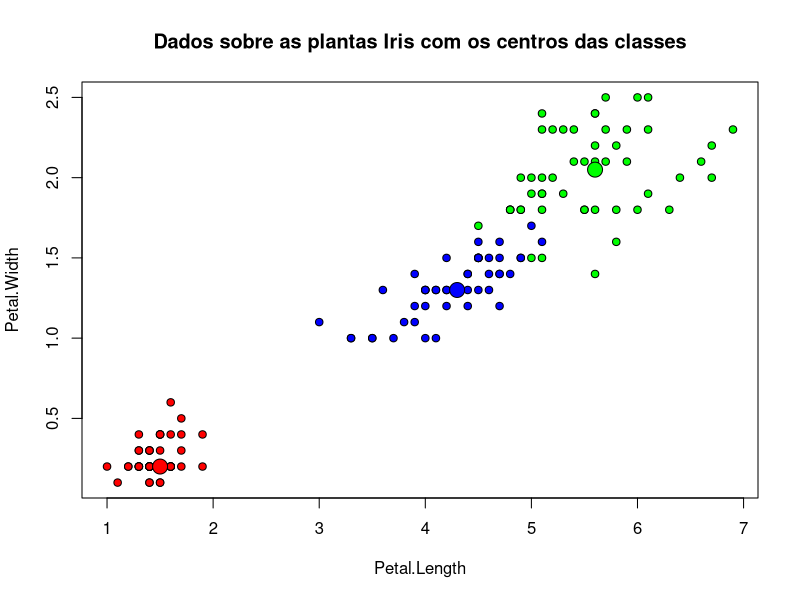
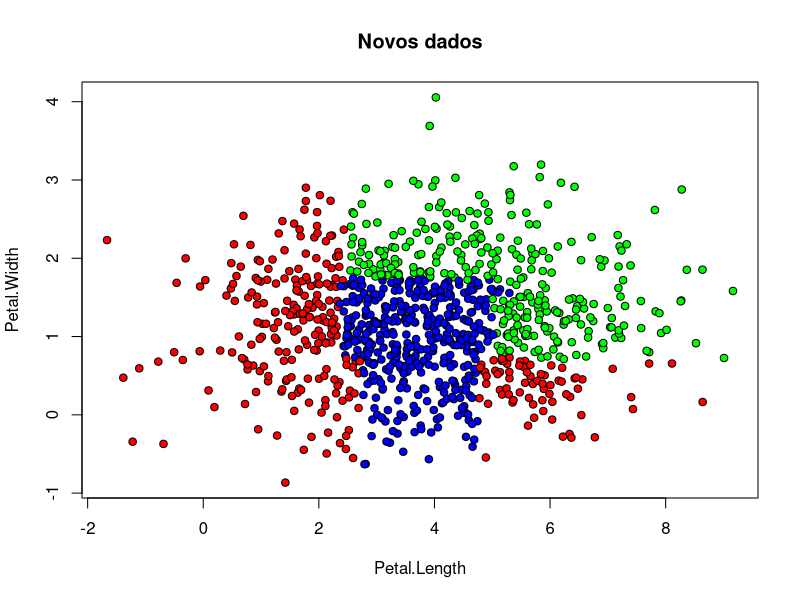

Recreate these plots in R, in order.
## ---- chunk 1
library(randomForest)
data(iris)
## ---- chunk 2
head(iris)
## ---- chunk 3
forestIris <- randomForest(Species ~ Petal.Width + Petal.Length, data=iris, prox=TRUE)
forestIris
## ---- chunk 4
getTree(forestIris, k=2)
## ---- chunk 5
table(predict(forestIris),iris$Species)
prop.table(table(predict(forestIris),iris$Species))
## ---- chunk 6
iris.p <- classCenter(iris[,c(3,4)], iris$Species, forestIris$prox)
plot(iris[,3], iris[,4], pch=21, xlab=names(iris)[3], ylab=names(iris)[4], 
     bg=c("red","blue","green")[as.numeric(factor(iris$Species))], main="Dados sobre as plantas Iris com os centros das classes")
points(iris.p[,1], iris.p[,2], pch=21, cex=2, bg=c("red", "blue", "green"))
## ---- chunk 7
forestIris1 <- randomForest(Species~ Petal.Width + Petal.Length, data=iris, prox=TRUE, ntree=50)
forestIris2 <- randomForest(Species~ Petal.Width + Petal.Length, data=iris, prox=TRUE, ntree=50)
forestIris3 <- randomForest(Species~ Petal.Width + Petal.Length, data=iris, prox=TRUE, ntree=50)
forestIris1
forestIris2
forestIris3
model <- combine(forestIris1, forestIris2, forestIris3)
model
## ---- chunk 8
table(predict(model,iris),iris$Species)
## ---- chunk 9
newdata <- data.frame(Sepal.Length<- rnorm(1000,mean(iris$Sepal.Length),
                                           sd(iris$Sepal.Length)),
                      Sepal.Width <- rnorm(1000,mean(iris$Sepal.Width),
                                           sd(iris$Sepal.Width)),
                      Petal.Width <- rnorm(1000,mean(iris$Petal.Width),
                                           sd(iris$Petal.Width)),
                      Petal.Length <- rnorm(1000,mean(iris$Petal.Length),
                                            sd(iris$Petal.Length)))

pred <- predict(model,newdata)
## ---- chunk 10
plot(newdata[,4], newdata[,3], pch=21, xlab="Petal.Length",ylab="Petal.Width",
     bg=c("red", "blue", "green")[as.numeric(pred)],main="Novos dados")
